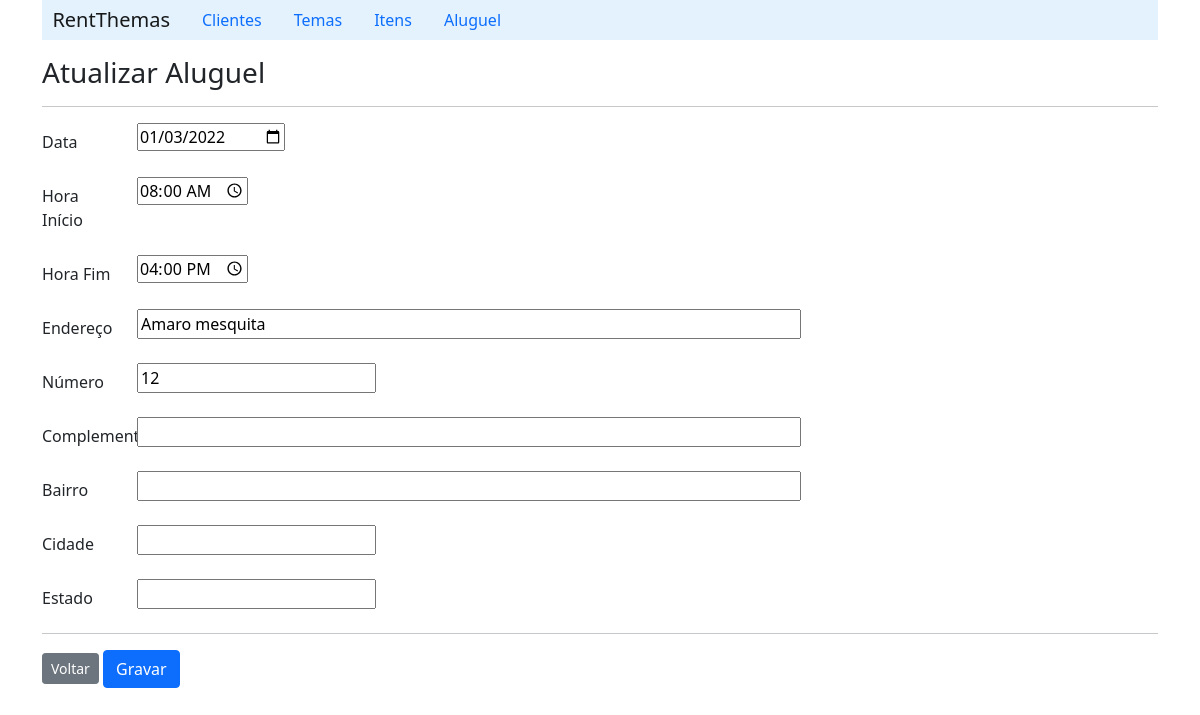
Page /detailRent/2 on the earlier database version.
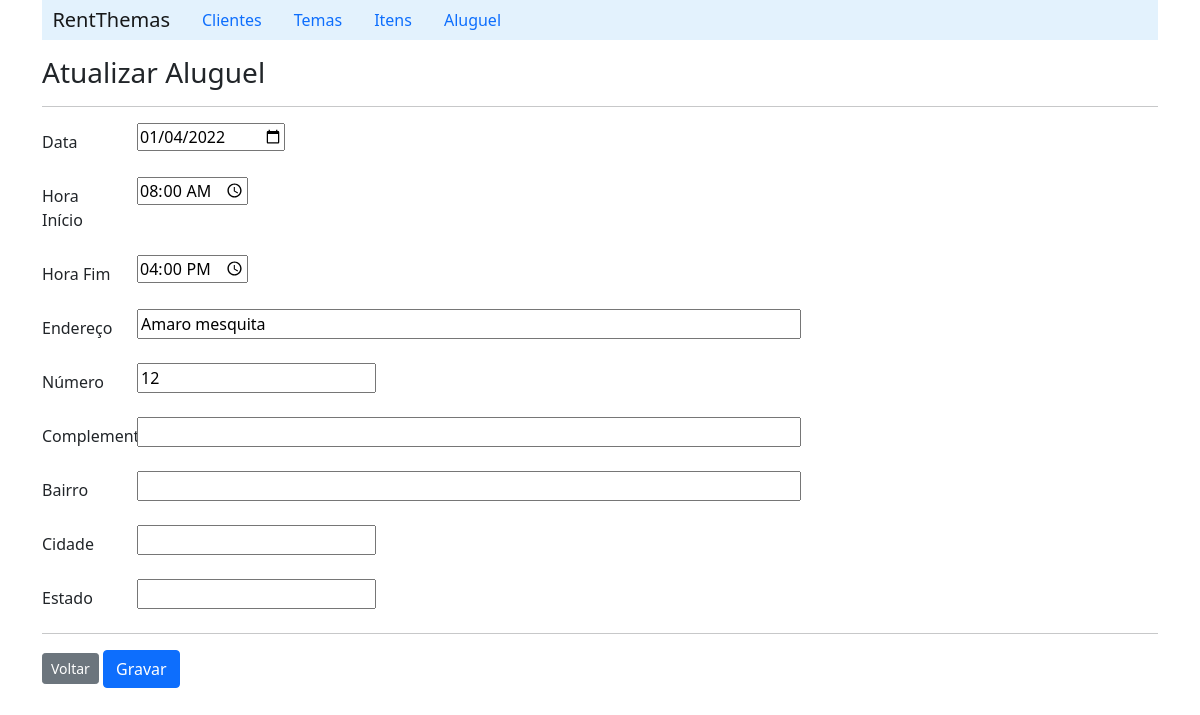
Same page on the later database version.
### rent/models.py (models this page shows, shortened)
class Rent(models.Model):
    date = models.DateField(blank=False, null=False)
    start_hours = models.CharField(max_length=5, blank=False, null=False)
    end_hours = models.CharField(max_length=5, blank=False, null=False)
    client = models.ForeignKey('Client', on_delete=CASCADE, related_name='rents')
    theme = models.ForeignKey('Theme', on_delete=CASCADE, related_name='rents')
    address = models.OneToOneField('Address', on_delete=models.CASCADE, null=True)

class Address(models.Model):
    street = models.CharField(max_length=60)
    number = models.IntegerField(null=True)
    complement = models.CharField(max_length=50)
    district = models.CharField(max_length=20)
    city = models.CharField(max_length=20)
    state = models.CharField(max_length=20, blank=True)

### rent/views.py (the view)
# urls.py: path('detailRent/<int:id>', RentViews.detailRent),
    def detailRent(request, id):
        rent = Rent.objects.get(pk=id)
        return render(request, 'rent/formEditRent.html', {'rent': rent})

### rent/templates/rent/formEditRent.html (shortened to what this page needs)
{% extends "index.html" %}
{% block content %}
    <h3>Atualizar Aluguel</h3>
    <hr>
        <form action="/updateRent/{{rent.id}}" method="post">
            <div class="row mb-3">
                <label class="col-sm-1 col-form-label" for="date">Data</label>
                <div class="col-sm-11">
                    <input id="date" type="date" name="date" value="{{rent.date|date:'Y-m-d'}}">
                </div>
            </div>
            <div class="row mb-3">
                <label class="col-sm-1 col-form-label" for="start">Hora Início</label>
                <div class="col-sm-11">
                    <input id="start" type="time" name="start_hours" value="{{rent.start_hours}}">
                </div>
            </div>
            <div class="row mb-3">
                <label class="col-sm-1 col-form-label" for="end">Hora Fim</label>
                <div class="col-sm-11">
                    <input id="end" type="time" name="end_hours" value="{{rent.end_hours}}">
                </div>
            </div>
            <div class="row mb-3">
                <label class="col-sm-1 col-form-label"  for="street">Endereço</label>
                <div class="col-sm-11">
                    <input id="street" size="66" type="text" name="street" value="{{rent.address.street}}">
                </div>
            </div>
            <div class="row mb-3">
                <label class="col-sm-1 col-form-label"  for="number">Número</label>
                <div class="col-sm-11">
                    <input id="number"  type="text" name="number" value="{{rent.address.number}}">
                </div>
            </div>
            <div class="row mb-3">
                <label class="col-sm-1 col-form-label"  for="complement">Complemento</label>
                <div class="col-sm-11">
                    <input id="complement" size="66" type="text" name="complement" value="{{rent.address.complement}}">
                </div>
            </div>
            <div class="row mb-3">
                <label class="col-sm-1 col-form-label"  for="district">Bairro</label>
                <div class="col-sm-11">
                    <input id="district" size="66" type="text" name="district" value="{{rent.address.district}}">
                </div>
            </div>
            <div class="row mb-3">
                <label class="col-sm-1 col-form-label"  for="city">Cidade</label>
                <div class="col-sm-11">
                    <input id="city" size="20" type="text" name="city" value="{{rent.address.city}}">
                </div>
            </div>
            <div class="row mb-3">
                <label class="col-sm-1 col-form-label"  for="state">Estado</label>
                <div class="col-sm-11">
                    <input id="state" size="20" type="text" name="state" value="{{rent.address.state}}">
                </div>
            </div>
            <hr>
            <a class="btn btn-secondary btn-sm" href="/listRent">Voltar</a>
            <input class="btn btn-primary" type="submit" value="Gravar">
        </form>
{% endblock %}

Differences in the rows shown:
changed Rent "Amaro mesquita": date "01/03/2022" → "01/04/2022"
